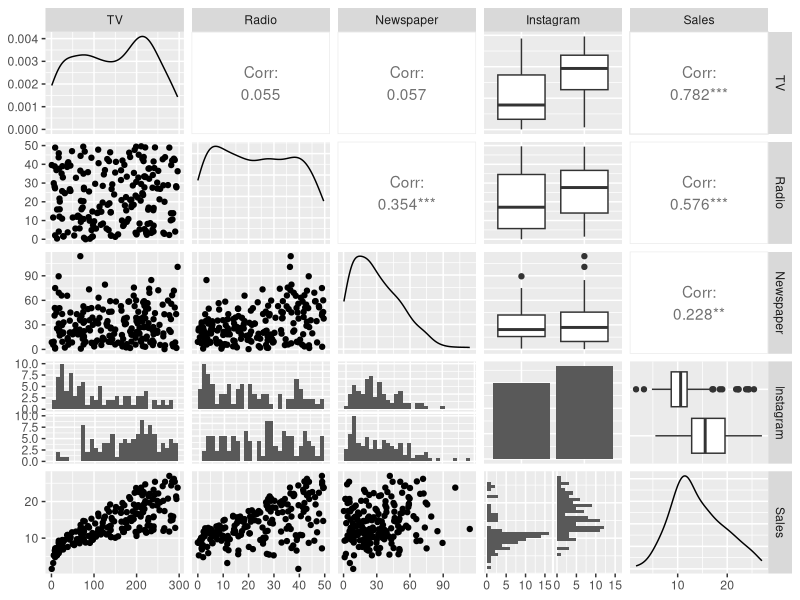
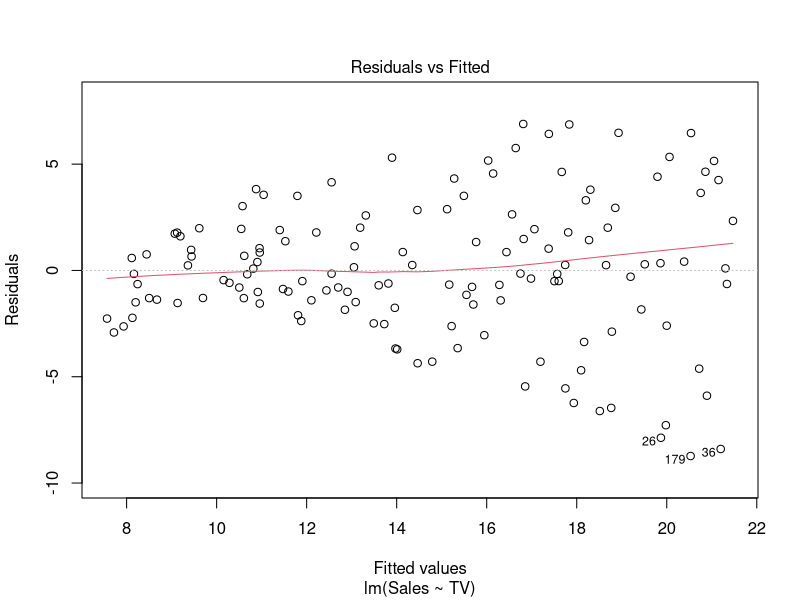
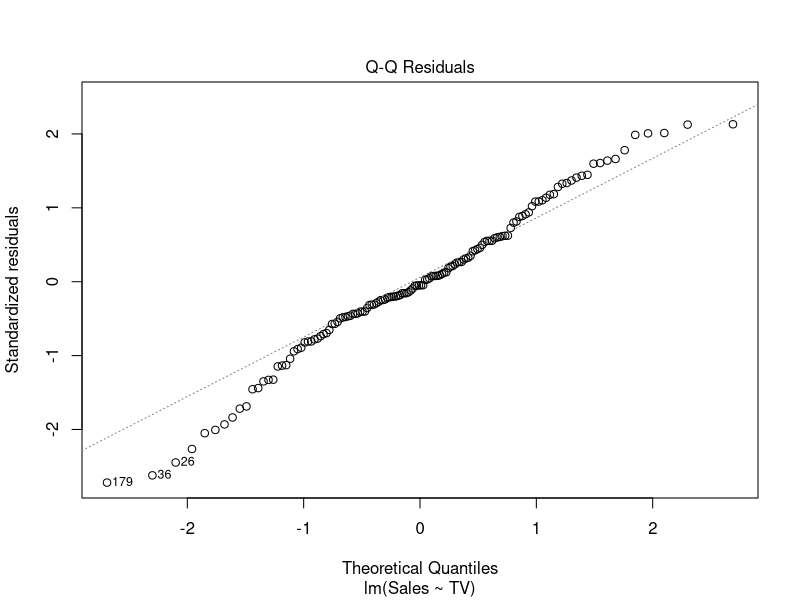
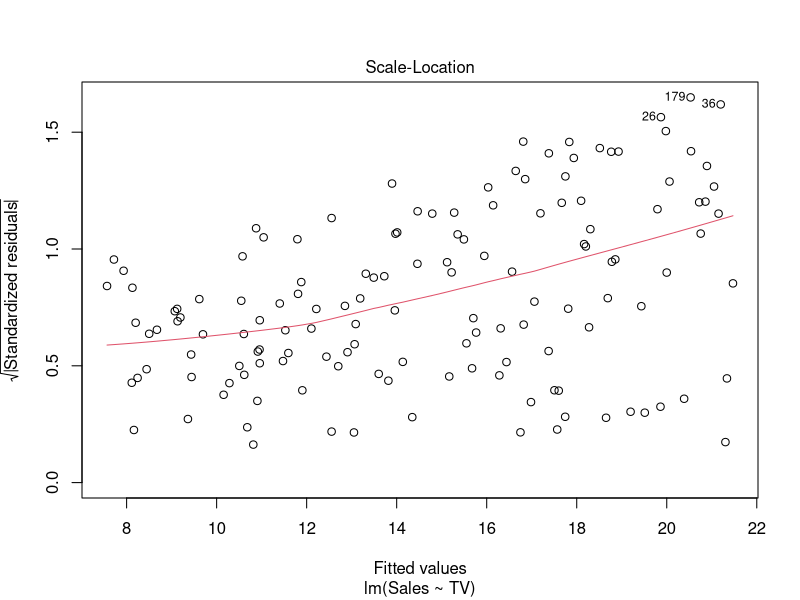
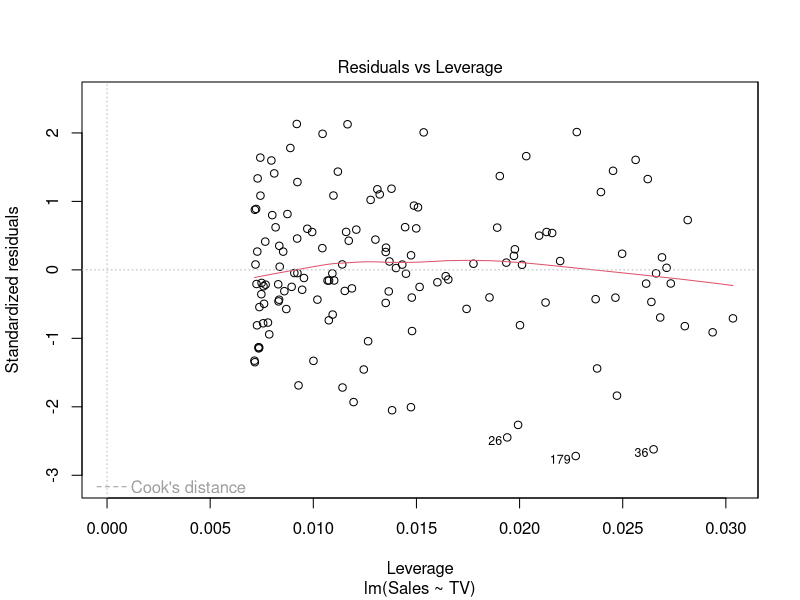
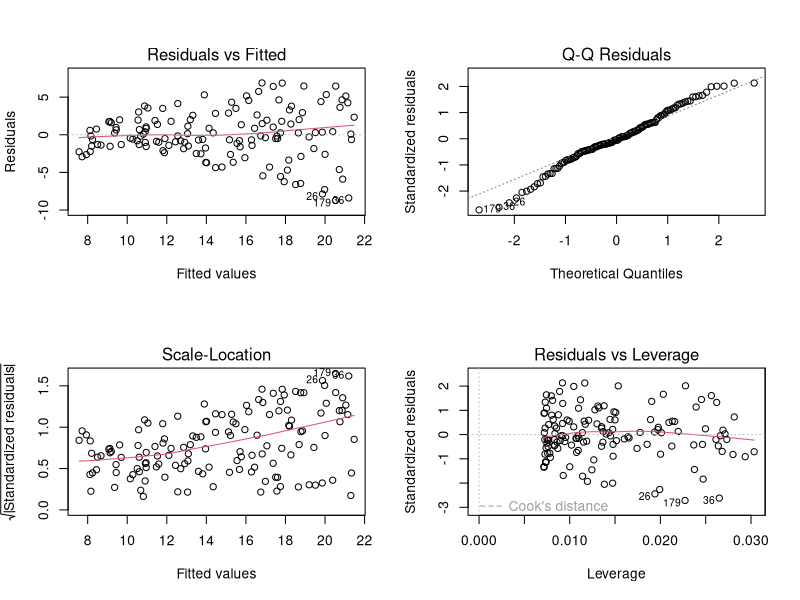
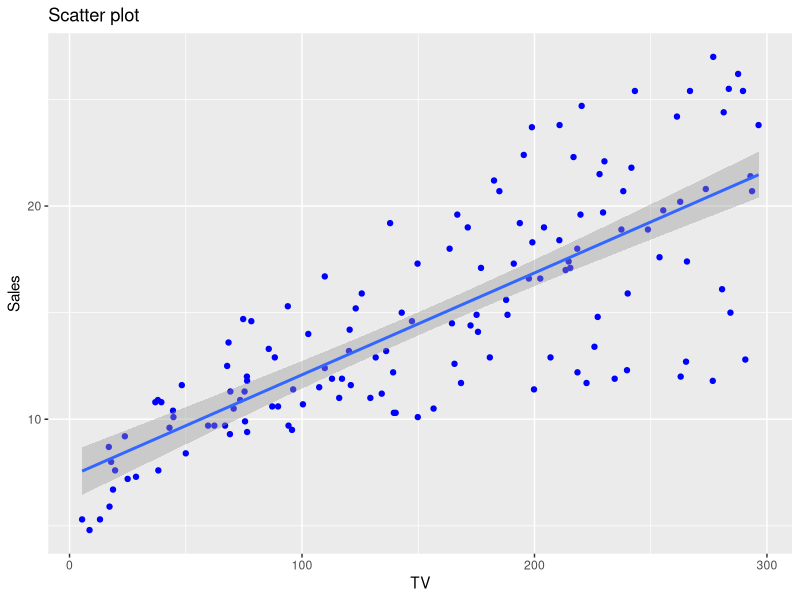
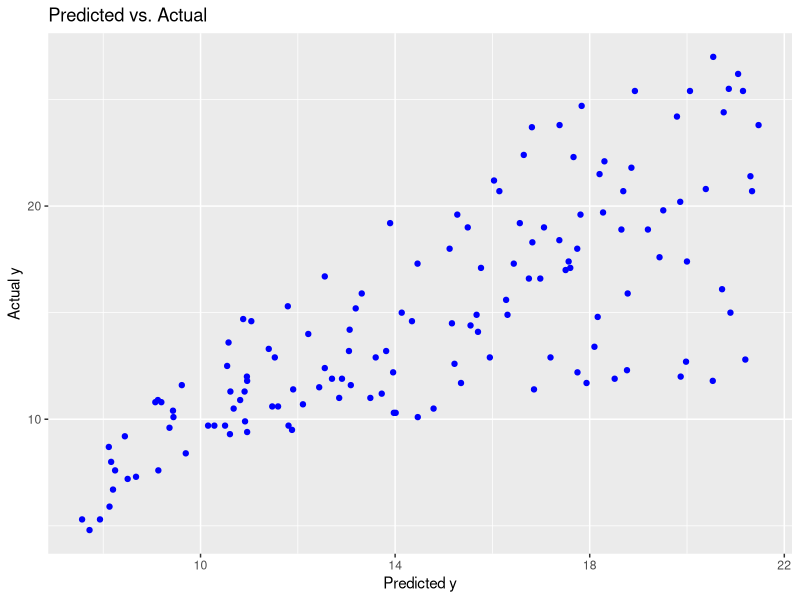

R code for these plots, in order:
## ---- chunk 1
knitr::opts_chunk$set(echo = TRUE)
knitr::opts_chunk$set(warning = FALSE, message = FALSE) 
## ---- chunk 2
# Reading the data file 
Advertising <- read.csv("Advertising2.csv")
str(Advertising)

# Explore the data
if(!"GGally" %in% installed.packages()){install.packages("GGally")}
library(GGally)
ggpairs(Advertising)
## ---- chunk 3
# Start without Instagram (Factor) variable. 
# All x's are numeric variables 
Advertising
Ad_small <- Advertising[,-4] #Without instagram
Ad_small
## ---- chunk 4
#70-30 split 
set.seed(567) #All your partioins for this class use this seed. 
nrow(Ad_small)
train_set <- sample(1:nrow(Ad_small), 0.7*nrow(Ad_small))

#Training set 
tr <- Ad_small[train_set, ]
x_tr <- Ad_small[train_set,-4] #x only 
y_tr <- Ad_small[train_set,4] # y onle

#Validation set 
val <- Ad_small[-train_set, ]
x_val <- Ad_small[-train_set,-4]  #x only 
y_val <- Ad_small[-train_set,4]   #y only

## ---- chunk 5
# Simple linear regression: Sales = b0 + b1*TV 

m1 <- lm(Sales ~ TV, data =tr) #lm: linear model 

# Regression output 
summary(m1)

# Other regression outputs 
ls(m1) 
m1$coefficients
m1$fitted.values #est. y-values for the training set. 


# Residual plots 
plot(m1)

# Four plots in one single page 
par(mfrow=c(2,2))
plot(m1)

par(mfrow=c(1,1)) #resetting plot space back

# Plotting Regression Line
# x= TV, y = Sales
# line = regression line 
ggplot(tr) + 
  geom_point(aes(x=TV, y=Sales), color="blue") + 
  geom_smooth(aes(x=TV, y=Sales), method = "lm")+ 
  ggtitle("Scatter plot")


# x1= fitted.value (yhat) y= Sales (actual)
ggplot(data=tr) + 
  geom_point(aes(x= m1$fitted.values, y=Sales), color="blue") + 
  labs(title="Predicted vs. Actual", x ="Predicted y", y = "Actual y") 
## ---- chunk 6
# Apply m1 to validation data to generate prediction
# Point forecasts only 
predict(m1, x_val) #R automatically reads TV variable only. 


# Predicting the average value for given x 
# Confidence intervals: Estimates Average y values 
head(predict(m1, x_val, interval = "confidence", level = 0.95))


# Store point prediction to a vector 
pred1 <- predict(m1, x_val) 

## ---- chunk 7
# Computing algorithm performance 
if(!"caret" %in% installed.packages()){install.packages("caret")}
library(caret)

# postResample (caret package): RMSE, R^2, MAE 
postResample(pred1, y_val)
m1_result <- postResample(pred1, y_val)


# Put them in the data frame for later comparisons 
result<- data.frame(m1 = round(m1_result,3))
result


#Want to compute MAPE (Mean Absolute Percentage Error) 
if(!"Metrics" %in% installed.packages()){install.packages("Metrics")}
library(Metrics)
mape(y_val, pred1) #mape(actual y, prediction)

## ---- chunk 8
#Exercise
# Run the full Regression Model  (m2) 
#  m2 <- lm(Sales ~ TV+ Radio + Newspaper, data = tr) 
# Examine Regression Outputs 
# Make predictions using validating data 

#  Step 1. Running linear regression and evaluating the results 

#  Step 2. Making predictions 

#  Step 3. Evaluating the model performance   
#          Put postResample result in the object, result     

## ---- chunk 9

# Model 3 (m3)  Sales ~ Tv+ Radio 

#  Step 1. Running linear regression and evaluating the results 

m3 <- lm(Sales ~ TV + Radio, data = tr)
summary(m3)


#  Step 2. Making predictions 

pred3 <- predict(m3, x_val)


#  Step 3. Evaluating the model performance   
#          Put postResample result in the object, result     

m3_result <- postResample(pred3, y_val)
result<- data.frame(result, m3 = round(m3_result,3))
result 
## ---- chunk 10
#Including dummy variables
#Creating Train and Validation Set for data with dummy variable

#70-30 split 
Ad_full <- read.csv("Advertising2.csv")
str(Ad_full)

#Train set 
tr <- Ad_full[train_set, ]
x_tr <- Ad_full[train_set,-5]
y_tr <- Ad_full[train_set,5]

#Validation set
val <- Ad_full[-train_set, ]
x_val <- Ad_full[-train_set,-5]  
y_val <- Ad_full[-train_set,5]  

head(tr)

#  Step 1. Running linear regression and evaluating the results 

md1 <- lm(Sales~., tr)
summary(md1)

#  Step 2. Making predictions 

pred4 <- predict(md1, x_val)

#Creating predict interval 
predict(md1, x_val, interval ="prediction", level= 0.95)


#  Step 3. Evaluating the model performance   
#          Put postResample result in the object, result     

# Evaluating model performance
postResample(pred4, y_val)
md1_result <- postResample(pred4, y_val)

result<- data.frame(result, md1 = round(md1_result,3))
result
## ---- chunk 11
# Instagram*TV: Captures the interaction between Instagram and TV. 

# InstagramYes =1,    InstagramYes*TV = 1*TV = TV
# InstagramNo (InstagramYes=0)    InstagramYes*TV = 0*TV = 0

md2 <- lm(Sales~ TV + Newspaper + Radio + Instagram + Instagram*TV, tr)
summary(md2)
## ---- chunk 12
# I(polynomial math expression)
md3 <- lm(Sales ~ TV + I(TV ^ 2)  +Instagram, data = tr)
summary(md3)
